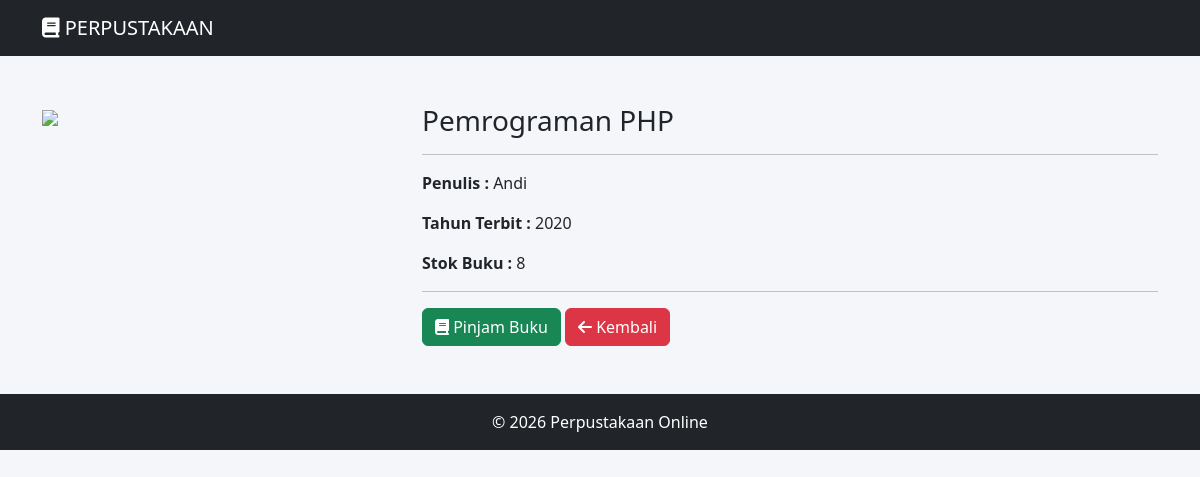
Screenshot of /detail.php?id=1 with the database file from the repository.
### tables this page shows
CREATE TABLE `buku` (
  `id_buku` int(11) NOT NULL,
  `judul` varchar(100) DEFAULT NULL,
  `penulis` varchar(100) DEFAULT NULL,
  `tahun_terbit` int(11) DEFAULT NULL,
  `stok` int(11) DEFAULT NULL,
  `gambar` varchar(255) DEFAULT NULL,
  `deskripsi` varchar(255) DEFAULT NULL
);

### detail.php (the view, shortened to what this page needs)
<?php
include "config/koneksi.php";
$id = $_GET['id'];
$data = mysqli_query($conn,"SELECT * FROM buku WHERE id_buku='$id'");
$d = mysqli_fetch_array($data);
?>
<!DOCTYPE html>
<html>
<head>
<link href="https://cdn.jsdelivr.net/npm/bootstrap@5.3.2/dist/css/bootstrap.min.css" rel="stylesheet">
<link href="https://cdnjs.cloudflare.com/ajax/libs/font-awesome/6.5.0/css/all.min.css" rel="stylesheet">
</head>
<body>
<nav class="navbar navbar-dark bg-dark">
<div class="container">
<a class="navbar-brand" href="index.php">
<i class="fa fa-book"></i> PERPUSTAKAAN
</a>
</div>
</nav>
<div class="container mt-5">
<div class="row">
<div class="col-md-4">
<img src="assets/img/buku.png" class="img-fluid book-img">
</div>
<div class="col-md-8">
<h3><?php echo $d['judul']; ?></h3>
<hr>
<p><b>Penulis :</b> <?php echo $d['penulis']; ?></p>
<p><b>Tahun Terbit :</b> <?php echo $d['tahun_terbit']; ?></p>
<p><b>Stok Buku :</b> <?php echo $d['stok']; ?></p>
<hr>
<?php if($d['stok'] > 0){ ?>
<a href="pinjam.php?id=<?php echo $d['id_buku']; ?>" class="btn btn-success">
<i class="fa fa-book"></i> Pinjam Buku
</a>
<?php }else{ ?>
<button class="btn btn-secondary" disabled>
Stok Habis
</button>
<?php } ?>
<a href="index.php" class="btn btn-danger">
<i class="fa fa-arrow-left"></i> Kembali
</a>
</div>
</div>
</div>
<footer class="bg-dark text-white text-center p-3 mt-5">
<p class="mb-0">
© <?php echo date("Y"); ?> Perpustakaan Online
</p>
</footer>
</body>
</html>

### detail.php (style rules this page uses)
body { background:#f5f6fa; }
.book-img { height:300px; object-fit:cover; }

### rows the page displays
buku: judul "Pemrograman PHP", penulis "Andi", tahun_terbit "2020", stok "8"
